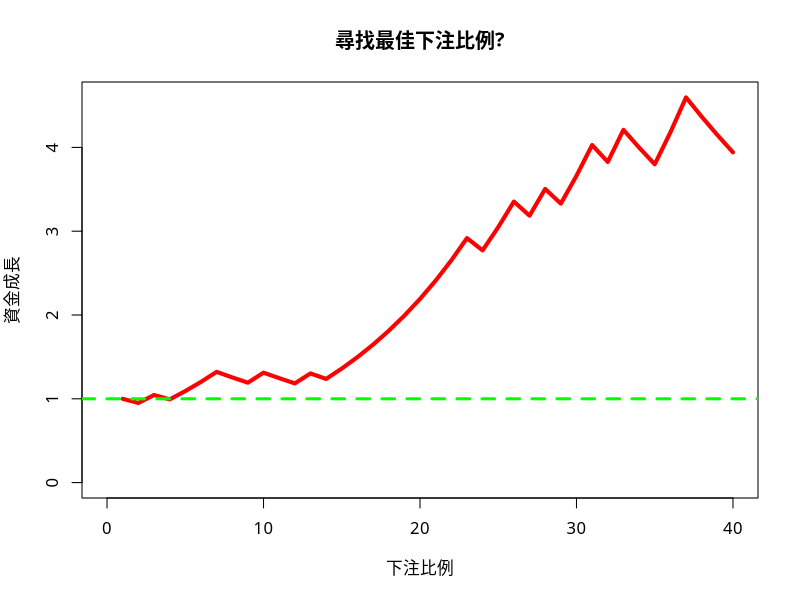

Recreate this plot in R.
##尋找最佳下注比例##

nbet=40	##賭的次數
odds=2	##賠率。賭1元，贏了拿回1+odds元，輸了輸1元
pwin=0.5	##勝率
initM=1	##初始資金
f=0.05	##下注比例

dice=sample(0:1,size=nbet,prob=c(0.5,0.5),replace=T) #產生100組01向量，1代表贏，出現的機會為pwin
capital=rep(initM,1)  		##每次賭局的資金

#Fcapital=rep(0,100)		##記錄不同比例的損益
#k=1
#for (f in seq(0.01,0.99,by=0.01)){

for(i in 2:nbet){
capital[i]=dice[i]*capital[i-1]*f*(1+odds)+capital[i-1]*(1-f)}

#Fcapital[k]=capital[nbet];k=k+1}
#cat("最佳下注比例",tail(order(Fcapital),1),"%","\n")
par(family="STKaiti") #Only for Mac
plot(capital,type="l",col="red",lwd=4
,xlim=c(0,nbet),ylim=c(0,max(capital))
,xlab="下注比例",ylab="資金成長"
,main="尋找最佳下注比例?")

abline(h=initM,col="green",lty=2,lwd=3)
